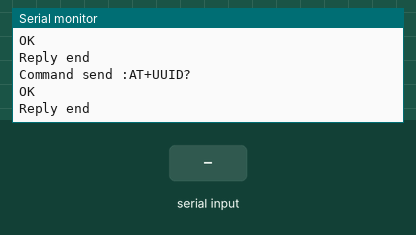
Simulated run of this sketch. Board: Arduino Uno, built with avr-gcc and run on an emulated ATmega328P. On the bench: the last lines printed to the serial monitor. Inputs (shaded band) come from the test bench. Random numbers use the default seed unless the sketch sets one; the modem accepts every AT command (registered, SIM ready, sends succeed) and sends nothing else.

Above: at 2.2 s.
2.3 s: "A" received over the second serial link
At 3.2 s:
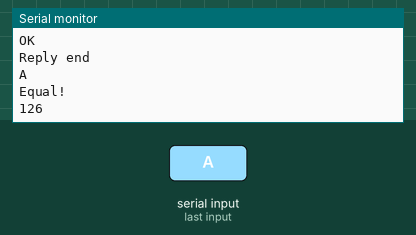
4.0 s: "1" received over the second serial link
At 5.2 s:
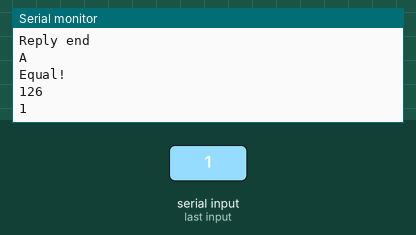

Measured:
- after the input at 2.3 s, the serial monitor: prints a new line after 0.21 s (image 1)
- after the input at 4.0 s, the serial monitor: prints a new line at once (image 2)

The sketch:

BP_device.ino
```cpp
/**
 * Communicate with Android device
 */

// Libary to use digital pins as RX and TX.
#include <SoftwareSerial.h>
SoftwareSerial mySerial(2, 3); // RX, TX

void setup() {
  mySerial.begin(9600);
  Serial.begin(9600);

  sendCommand("AT");
  sendCommand("AT+ADDR?");
  sendCommand("AT+UUID0xAAA0");
  sendCommand("AT+NAMEBloodPressure");
  sendCommand("AT+ROLE?");
  sendCommand("AT+ROLE0");
  sendCommand("AT+TYPE0");
  sendCommand("AT+PIO1?");
  sendCommand("AT+UUID?");
  //sendCommand("AT+PASS?");
}

void sendCommand(const char * command){
  Serial.print("Command send :");
  Serial.println(command);
  mySerial.println(command);
  //wait some time
  delay(100);

  char reply[100];
  int i = 0;
  while (mySerial.available()) {
    reply[i] = mySerial.read();
    i += 1;
  }
  //end the string
  reply[i] = '\0';
  Serial.print(reply);
  Serial.println("Reply end");
}

void communication(int int_data){
  char reply[50];
  int i = 0;
  while (mySerial.available()) {
    reply[i] = mySerial.read();
    i += 1;
  }
  //end the string
  reply[i] = '\0';
  if(strlen(reply) > 0){
    Serial.println(reply);

    if(reply[0] == 'A'){
      Serial.println("Equal!");
      String String_data = String(int_data);
      mySerial.print(String_data);
      Serial.println(String_data);
    }
  }


}

void loop() {
  int data = random(94,200);
  communication(data);
  delay(500);
}
```
